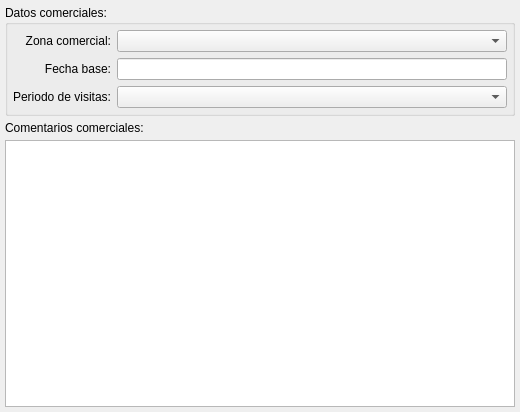
<ui version="4.0" >
 <author></author>
 <comment></comment>
 <exportmacro></exportmacro>
 <class>ComercialClienteBase</class>
 <widget class="QWidget" name="ComercialClienteBase" >
  <property name="geometry" >
   <rect>
    <x>0</x>
    <y>0</y>
    <width>520</width>
    <height>412</height>
   </rect>
  </property>
  <property name="windowTitle" >
   <string>Form</string>
  </property>
  <layout class="QVBoxLayout" >
   <property name="margin" >
    <number>5</number>
   </property>
   <property name="spacing" >
    <number>5</number>
   </property>
   <item>
    <widget class="QGroupBox" name="groupBox" >
     <property name="title" >
      <string>Datos comerciales:</string>
     </property>
     <layout class="QHBoxLayout" >
      <property name="margin" >
       <number>5</number>
      </property>
      <property name="spacing" >
       <number>5</number>
      </property>
      <item>
       <layout class="QGridLayout" >
        <property name="margin" >
         <number>0</number>
        </property>
        <property name="spacing" >
         <number>6</number>
        </property>
        <item row="2" column="1" >
         <widget class="BusquedaPeriodo" name="mui_periodocomercialcliente" />
        </item>
        <item row="1" column="1" >
         <widget class="BusquedaFecha" name="mui_fechabasecomercialcliente" />
        </item>
        <item row="2" column="0" >
         <widget class="QLabel" name="label_K4_4" >
          <property name="text" >
           <string>Periodo de visitas:</string>
          </property>
          <property name="alignment" >
           <set>Qt::AlignRight|Qt::AlignTrailing|Qt::AlignVCenter</set>
          </property>
         </widget>
        </item>
        <item row="1" column="0" >
         <widget class="QLabel" name="label_K4_3" >
          <property name="text" >
           <string>Fecha base:</string>
          </property>
          <property name="alignment" >
           <set>Qt::AlignRight|Qt::AlignTrailing|Qt::AlignVCenter</set>
          </property>
         </widget>
        </item>
        <item row="0" column="1" >
         <widget class="BusquedaZonaComercial" name="mui_zonacomercial" />
        </item>
        <item row="0" column="0" >
         <widget class="QLabel" name="label_K4_2" >
          <property name="text" >
           <string>Zona comercial:</string>
          </property>
          <property name="alignment" >
           <set>Qt::AlignRight|Qt::AlignTrailing|Qt::AlignVCenter</set>
          </property>
         </widget>
        </item>
       </layout>
      </item>
     </layout>
    </widget>
   </item>
   <item>
    <layout class="QVBoxLayout" >
     <property name="margin" >
      <number>0</number>
     </property>
     <property name="spacing" >
      <number>5</number>
     </property>
     <item>
      <widget class="QLabel" name="label_K4" >
       <property name="text" >
        <string>Comentarios comerciales:</string>
       </property>
      </widget>
     </item>
     <item>
      <widget class="QTextEdit" name="mui_comentcomercialcliente" />
     </item>
    </layout>
   </item>
  </layout>
 </widget>
 <pixmapfunction></pixmapfunction>
 <customwidgets>
  <customwidget>
   <class>BusquedaPeriodo</class>
   <extends>QComboBox</extends>
   <header>busquedaperiodo.h</header>
   <container>0</container>
   <pixmap></pixmap>
  </customwidget>
  <customwidget>
   <class>BusquedaZonaComercial</class>
   <extends>QComboBox</extends>
   <header>busquedazonacomercial.h</header>
   <container>0</container>
   <pixmap></pixmap>
  </customwidget>
  <customwidget>
   <class>BusquedaFecha</class>
   <extends>QLineEdit</extends>
   <header>../../../bulmalib/busquedafecha.h</header>
   <container>0</container>
   <pixmap></pixmap>
  </customwidget>
 </customwidgets>
 <resources/>
 <connections/>
</ui>
